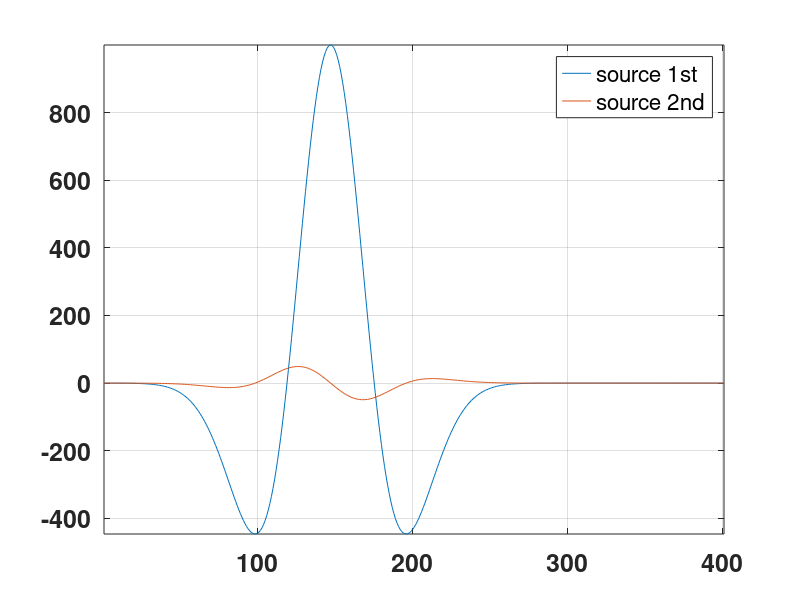

Reproduce this figure in MATLAB. (Note: this script raises an error after producing the figure.)
clear all
close all

dt=0.001;
t=(0:400)*dt;

% % ricker parameters
m_f0 = 8;
t0=1.5*sqrt(6.)/(pi*m_f0);
a  = pi*m_f0;
a2 = a  * a;
a4 = a2 * a2;
a6 = a4 * a2;

source_1st=zeros(length(t),1);
source_2nd=zeros(length(t),1);
for i=1:length(t)
    % 1st order
    deltaT=(t(i)-t0);
    deltaT2=deltaT  * deltaT;
    source_1st(i)=((1- 2* a2 * deltaT2)*exp(-a2*deltaT2))/dt;
    
    % 2nd order
    deltaT3=deltaT2 * deltaT;
    deltaT4=deltaT3 * deltaT;
    source_2nd(i)=(-6*a2*deltaT+4*a4*deltaT3)*exp(-a2*deltaT2);
end

font_sz=18;
figure;
plot(source_1st);
hold on
plot(source_2nd);
axis tight;
grid on
legend('source 1st','source 2nd');
set(gca,'FontSize',font_sz,'fontWeight','bold');
name='/Users/pavelplotnitskii/Library/CloudStorage/Dropbox/Apps/Overleaf/seg_23_alkhobar_workshop/Fig/source_1st_and_2nd_order.png'; delete(name)
print(name,'-dpng',['-r' num2str(400)]);

ss=1

figure
imagesc( squeeze(data(:,:,100)).' );
xlabel('X axis');
ylabel('Y axis');
colorbar


function r = remain(nt,t_dim)
    r=rem(nt-2,(t_dim+1)*2);
end
